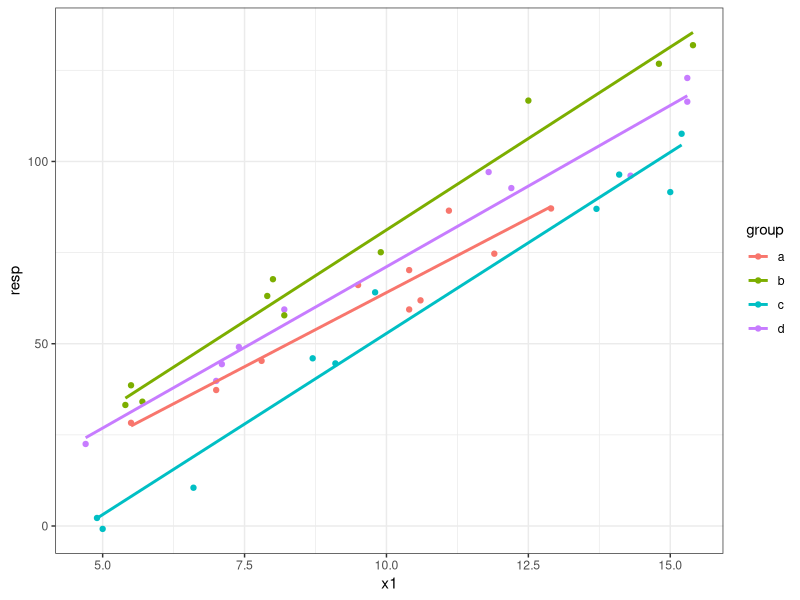
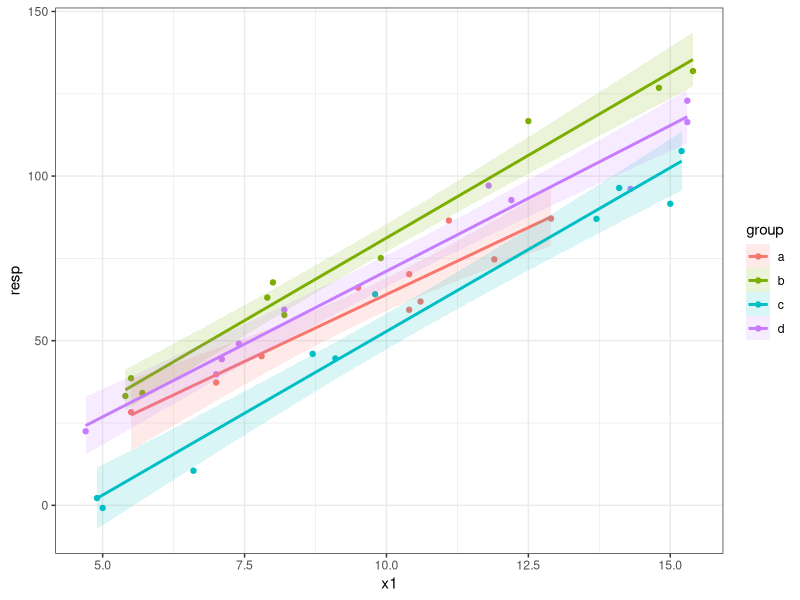
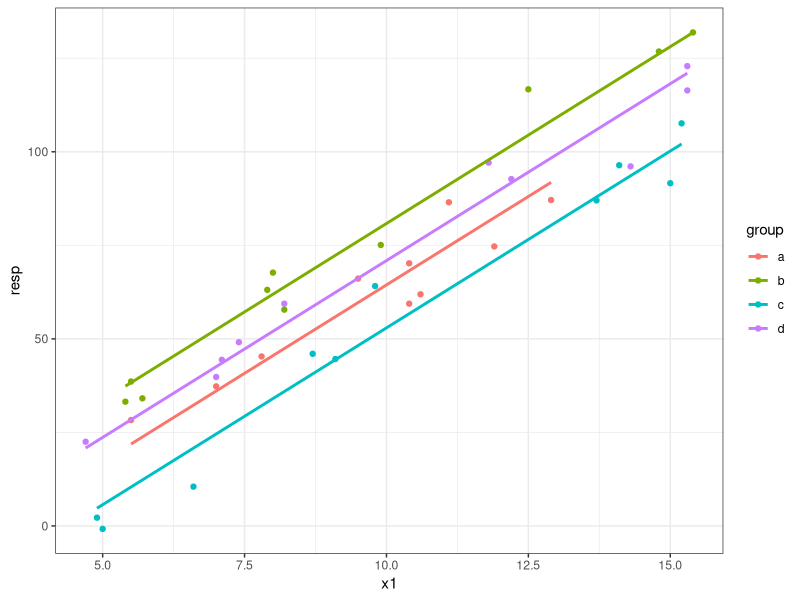
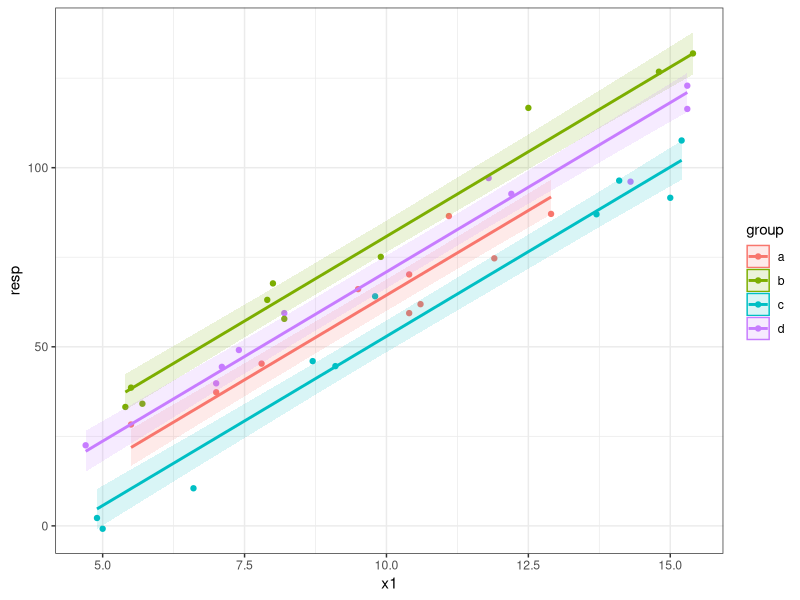
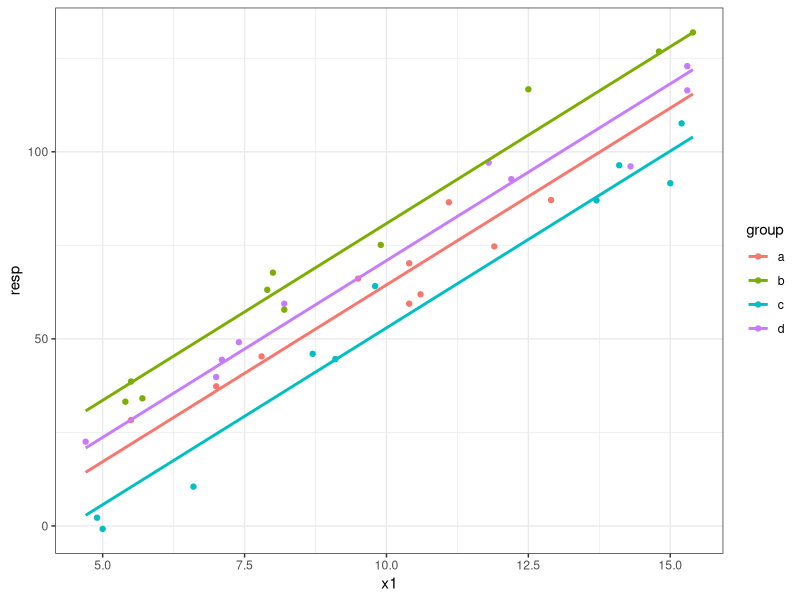
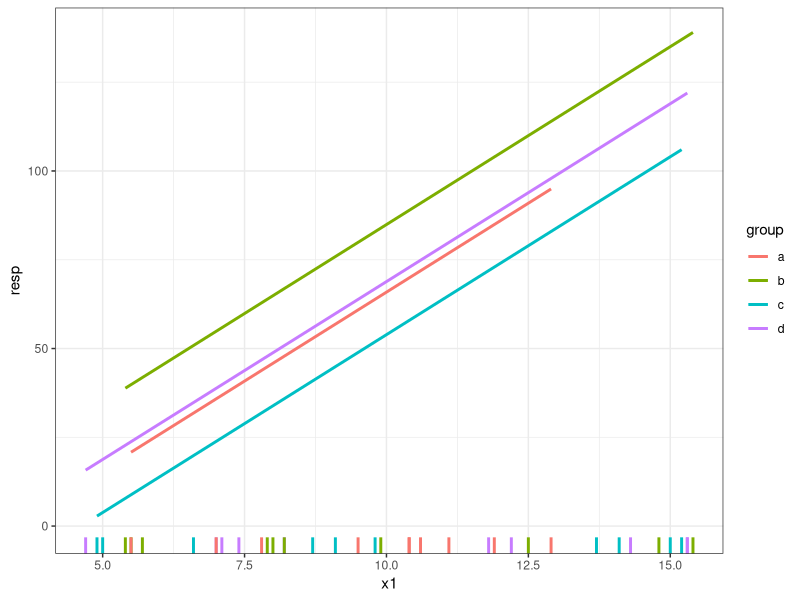
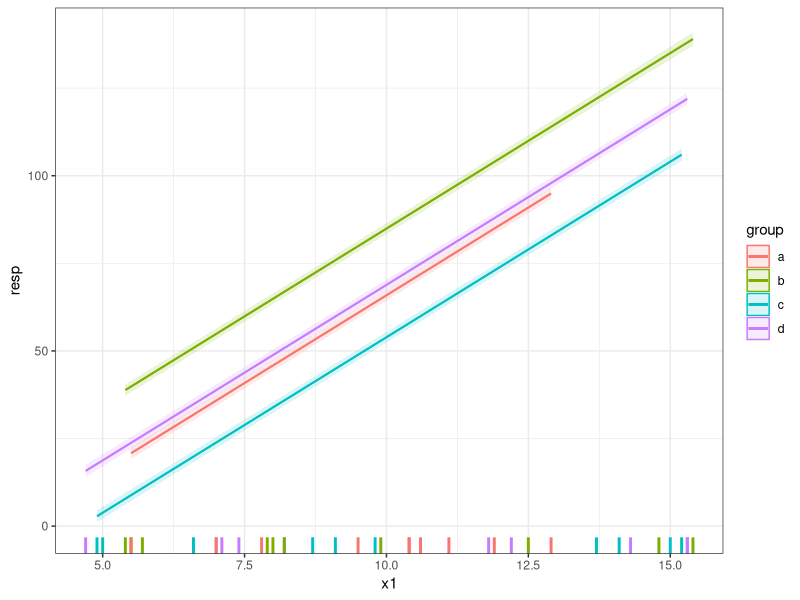

Recreate these plots in R, in order.
## ---- chunk 1
knitr::opts_chunk$set(comment = "#")
## ---- chunk 2
library(nlme) # v. 3.1-137
library(ggplot2) # v. 3.1.0
## ---- chunk 3
theme_set(theme_bw())
## ---- chunk 4
dat = structure(list(block = structure(c(1L, 1L, 1L, 1L, 2L, 2L, 2L, 
2L, 3L, 3L, 3L, 3L, 4L, 4L, 4L, 4L, 5L, 5L, 5L, 5L, 6L, 6L, 6L, 
6L, 7L, 7L, 7L, 7L, 8L, 8L, 8L, 8L, 9L, 9L, 9L, 9L, 10L, 10L, 
10L, 10L), .Label = c("A", "B", "C", "D", "E", "F", "G", "H", 
"I", "J"), class = "factor"), group = structure(c(1L, 2L, 3L, 
4L, 1L, 2L, 3L, 4L, 1L, 2L, 3L, 4L, 1L, 2L, 3L, 4L, 1L, 2L, 3L, 
4L, 1L, 2L, 3L, 4L, 1L, 2L, 3L, 4L, 1L, 2L, 3L, 4L, 1L, 2L, 3L, 
4L, 1L, 2L, 3L, 4L), .Label = c("a", "b", "c", "d"), class = "factor"), 
    x1 = c(11.1, 7.9, 6.6, 7.1, 10.6, 8, 9.8, 8.2, 9.5, 5.4, 
    15, 15.3, 10.4, 5.5, 9.1, 15.3, 12.9, 9.9, 5, 7.4, 10.4, 
    8.2, 14.1, 4.7, 11.9, 12.5, 8.7, 7, 5.5, 5.7, 13.7, 11.8, 
    7, 14.8, 4.9, 14.3, 7.8, 15.4, 15.2, 12.2), x2 = c(109.9, 
    149.2, 187.4, 124.1, 190.7, 145, 110.1, 114.1, 119.9, 163.8, 
    192.7, 158.3, 180.5, 127.7, 133.1, 137.5, 167.8, 181.8, 156.4, 
    109.7, 143.9, 194.2, 139.1, 112.4, 194, 125.7, 127, 149.1, 
    117.8, 170.4, 167.3, 101.1, 128, 157.8, 139.7, 193.6, 121.1, 
    161.1, 112, 137.3), resp = c(86.5, 63.1, 10.5, 44.4, 61.9, 
    67.7, 64.1, 59.4, 66.1, 33.2, 91.6, 116.4, 59.4, 38.6, 44.6, 
    122.9, 87.1, 75.1, -0.8, 49.1, 70.2, 57.8, 96.4, 22.5, 74.7, 
    116.7, 46, 39.8, 28.3, 34.1, 87, 97.1, 37.3, 126.8, 2.2, 
    96.1, 45.3, 131.9, 107.6, 92.7)), class = "data.frame", row.names = c(NA, 
-40L))
## ---- chunk 5
head(dat)
## ---- chunk 6
ggplot(dat, aes(x = x1, y = resp, color = group) ) +
     geom_point() +
     geom_smooth(method = "lm", se = FALSE)
## ---- chunk 7
ggplot(dat, aes(x = x1, y = resp, color = group) ) +
     geom_point() +
     geom_smooth(method = "lm", alpha = .15, aes(fill = group))
## ---- chunk 8
methods("predict")
## ---- chunk 9
fitlm = lm(resp ~ group + x1, data = dat)
## ---- chunk 10
dat$predlm = predict(fitlm)
## ---- chunk 11
ggplot(dat, aes(x = x1, y = resp, color = group) ) +
     geom_point() +
     geom_line(aes(y = predlm), size = 1)
## ---- chunk 12
predslm = predict(fitlm, interval = "confidence")
head(predslm)
## ---- chunk 13
datlm = cbind(dat, predslm)
head(datlm)
## ---- chunk 14
ggplot(datlm, aes(x = x1, y = resp, color = group) ) +
     geom_point() +
     geom_ribbon( aes(ymin = lwr, ymax = upr, fill = group, color = NULL), alpha = .15) +
     geom_line( aes(y = fit), size = 1)
## ---- chunk 15
head( seq(min(dat$x1), max(dat$x1), by = .1) )
## ---- chunk 16
newdat = expand.grid(x1 = seq(min(dat$x1), max(dat$x1), by = .1),
                     group = unique(dat$group))
## ---- chunk 17
newdat$predlm = predict(fitlm, newdata = newdat)
## ---- chunk 18
ggplot(dat, aes(x = x1, y = resp, color = group) ) +
     geom_point() +
     geom_line(data = newdat, aes(y = predlm), size = 1)
## ---- chunk 19
fitlme = lme(resp ~ group + x1 + x2, 
             random = ~1|block,
             data = dat)
## ---- chunk 20
newdat.lme = data.frame(group = dat$group,
                        x1 = dat$x1,
                        x2 = median(dat$x2))
head(newdat.lme)
## ---- chunk 21
newdat.lme$predlme = predict(fitlme, newdata = newdat.lme, level = 0)
## ---- chunk 22
ggplot(dat, aes(x = x1, y = resp, color = group) ) +
     geom_rug(sides = "b", size = 1) +
     geom_line(data = newdat.lme, aes(y = predlme), size = 1)
## ---- chunk 23
des = model.matrix(formula(fitlme)[-2], newdat.lme)
## ---- chunk 24
predvar = diag(des %*% vcov(fitlme) %*% t(des))
## ---- chunk 25
newdat.lme$lower = with(newdat.lme, predlme - 2*sqrt(predvar) )
newdat.lme$upper = with(newdat.lme, predlme + 2*sqrt(predvar) )
## ---- chunk 26
ggplot(dat, aes(x = x1, y = resp, color = group) ) +
     geom_rug(sides = "b", size = 1) +
     geom_ribbon(data = newdat.lme, aes(y = NULL, ymin = lower, ymax = upper, 
                                        color = NULL, fill = group),
                 alpha = .15) +
          geom_line(data = newdat.lme, aes(y = predlme), size = .75)
